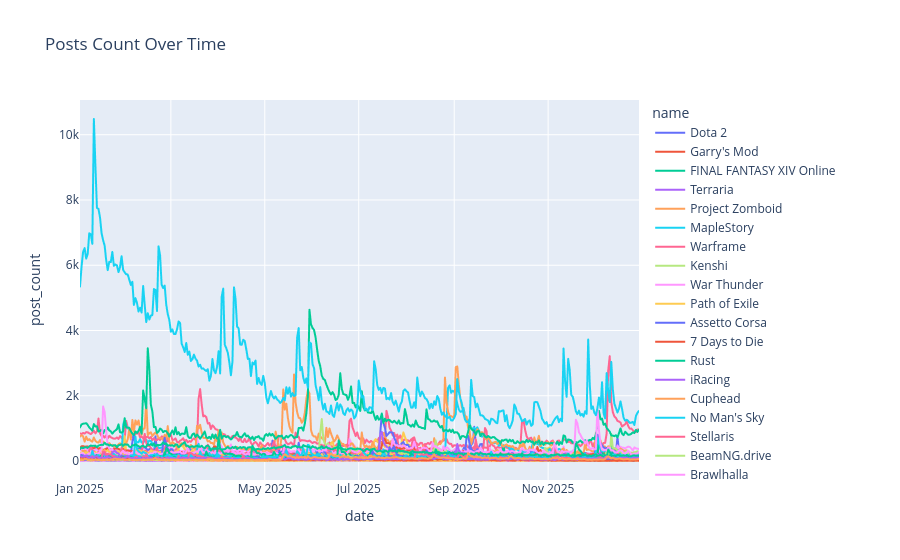

Notebook cell for this chart:
### Code cell
fig = px.line(panel_data, x='date', y='post_count', color='name', title='Posts Count Over Time')
fig.show()
